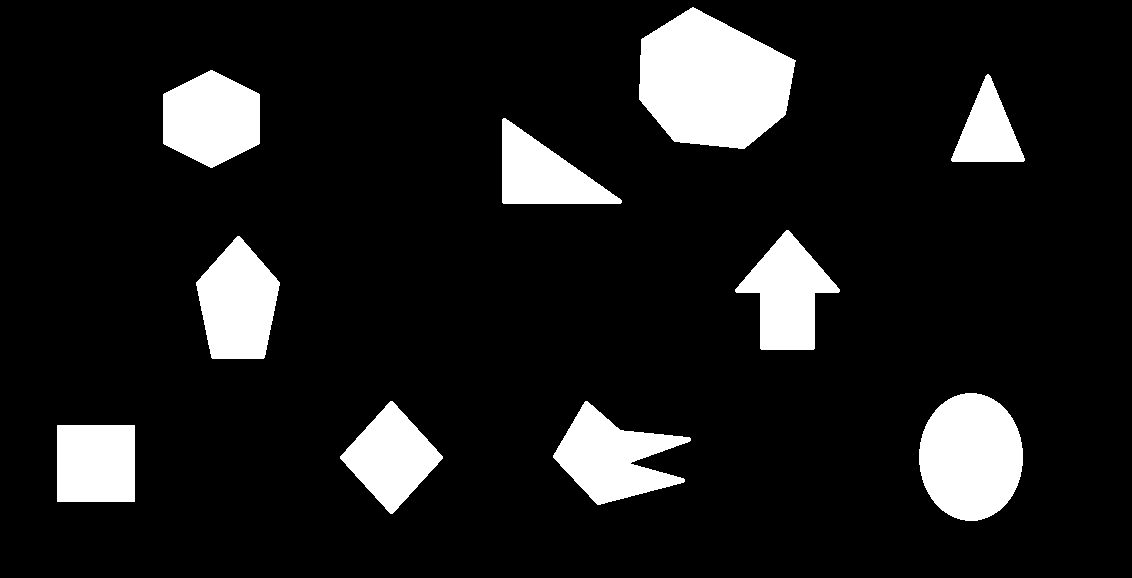
#> input picture test.png, 1132 x 578 px
$ python test.py
#> lines starting #> are read from the running program, lines starting #| are printed output that depends on the picture; after the words box and inside, x2 and y2 are one past the last pixel; in counts of white or black regions, pixels touching at a corner belong together
import cv2
import numpy as np

raw = cv2.imread('test.png', 0)
#> raw: shape (578, 1132); 11.6% white; 10 white regions, largest, box (x1, y1, x2, y2) and area: (639, 7, 796, 149) 15988, (919, 393, 1023, 521) 10455, (553, 401, 691, 505) 7312

teste = raw[0:500, 0:100]
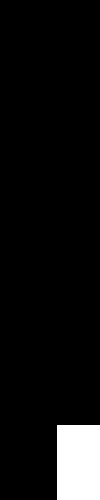
#> teste: shape (500, 100); 6.5% white; 1 white region, box (x1, y1, x2, y2) and area: (57, 425, 100, 500) 3225

cv2.imshow("teste", teste)
cv2.waitKey(0)

'''
#contours, _ = cv2.findContours(raw, cv2.RETR_EXTERNAL, cv2.CHAIN_APPROX_NONE)
#contours, _ = cv2.findContours(raw, cv2.RETR_EXTERNAL, cv2.CHAIN_APPROX_SIMPLE)
#contours, _ = cv2.findContours(raw, cv2.RETR_EXTERNAL, cv2.CHAIN_APPROX_TC89_L1)
contours, _ = cv2.findContours(raw, cv2.RETR_EXTERNAL, cv2.CHAIN_APPROX_TC89_KCOS)

raw = cv2.cvtColor(raw, cv2.COLOR_GRAY2BGR)

for contour in contours:
    M = cv2.moments(contour)
    cx = int(M['m10']/M['m00'])
    cy = int(M['m01']/M['m00'])

    cv2.circle(raw,(cx, cy), 10, (0, 0 ,255), 1)

cv2.imshow("raw", raw)
cv2.waitKey(0)
'''
